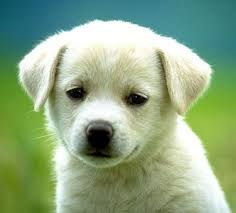
#> input picture images/1.jpeg, 236 x 213 px
$ python main.py images/1.jpeg images/2.jpeg
#> lines starting #> are read from the running program, lines starting #| are printed output that depends on the picture
"""Script that verifies if one image is a cropped part of the other one."""
import sys
import cv2
from pathlib import Path
from collections import namedtuple
import imghdr

VALID_FORMATS = ['png', 'jpg', 'jpeg', 'bmp']
BestMatch = namedtuple('BestMatch', ['accuracy', 'top_left', 'template_dimension'])

# accuracy, the limit of confidence that one image is really crop of the other one
THRESHOLD = 0.8


def sort_images(img1, img2):
    """Method that tries to define which one of the pictures is the main image and which one is the template.

    It checks if it is possible to fit one image inside the other. In this case it doesn't consider that one of the
    images might be scaled, and because of this they wouldn't fit inside each other.

    :param img1: <str> the path for the first image
    :param img2: <str> the path for the second image
    :return: (<numpy.ndarray>, <numpy.ndarray>) return a tuple where the first element is the image and the second is
    the template. Return a tuple of None in case it is not possible to fit one image inside the other.
    """
#> called with img1 = 'images/1.jpeg', img2 = 'images/2.jpeg'
    image1 = cv2.imread(img1)
#> image1 is the input picture: shape (213, 236, 3); mean B, G, R 132.5, 168, 142
    image2 = cv2.imread(img2)
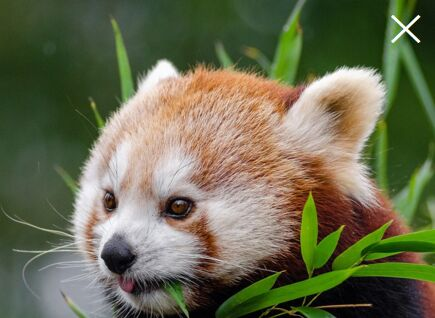
#> input picture images/2.jpeg, 435 x 318 px
#> image2 is the input picture: shape (318, 435, 3); mean B, G, R 80.7, 108.4, 106.7

    if image1.shape[0] <= image2.shape[0] and image1.shape[1] <= image2.shape[1]:
        return image2, image1
    elif image1.shape[0] > image2.shape[0] and image1.shape[1] > image2.shape[1]:
        return image1, image2

    return None, None


def subimage(img1, img2):
    """Method that tries to match the template inside the image.

    Currently it scales the image from 0.25% its size till 1.25% and returns the best match. Ideally it should use a
    bigger range to also match templates that are bigger or smaller than this interval.
    It should also consider that the template could be rotated or distorted (in perspective).
    Also to improve performance, it could generate a new image and template where only the edges are detected.

    :param img1: <str> the path for the first image
    :param img2: <str> the path for the second image
    :return: in case it is possible to find the template in the image, return the original image with the template
    highlighted. None otherwise.
    """
    method = cv2.TM_CCOEFF_NORMED  # statistical method used

    # define which one is the template and which one is the image
    image, template = sort_images(img1, img2)

    # in case it is not possible to fit one image inside the other
    if image is None and template is None:
        return None

    best_scale = BestMatch(0, 0.5, 0)

    image2 = cv2.resize(image, (0, 0), fx=0.5, fy=0.5)
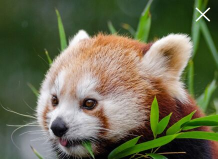
#> image2: shape (159, 218, 3); mean B, G, R 80.8, 108.5, 106.7

    h, w = image2.shape[:2]
#> h = 159; w = 218
    imageGray = cv2.cvtColor(image2, cv2.COLOR_BGR2GRAY)
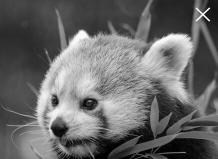
#> imageGray: shape (159, 218); min 0, max 253, mean 104.8

    # resize the template from 0.25% of its size then 1.25% its size
    for scale in range(25,130,5):

        template_scaled = cv2.resize(template, (0, 0), fx=scale/100, fy=scale/100)

        # convert to grayscale to search it faster
        templateGray = cv2.cvtColor(template_scaled, cv2.COLOR_BGR2GRAY)

        # if the template gets bigger than the image, break it
        if templateGray.shape[0] > h or templateGray.shape[1] > w:
            break

        # find template
        result = cv2.matchTemplate(imageGray, templateGray, method)

        # finds the min and max local value and their position
        min_val, max_val, min_loc, max_loc = cv2.minMaxLoc(result)

        # if it found a scale with a better accuracy, update the values found
        if max_val > best_scale.accuracy:
            best_scale = BestMatch(max_val, max_loc, templateGray.shape)  # get template dimension)
#> this loop made 11 passes
#> (min_val, max_val, min_loc, best_scale) on passes 1, 4: (-0.298, 0.341, (134, 91), (0.341, (45, 47), (53, 59))), (-0.226, 0.342, (67, 45), (0.342, (42, 41), (85, 94)))
#> (min_val, max_val, min_loc, max_loc) on passes 2, 3, 5, 6, 7, 8: (-0.279, 0.31, (127, 89), (30, 75)), (-0.243, 0.334, (74, 54), (43, 43)), (-0.187, 0.34, (74, 35), (41, 34)), (-0.147, 0.323, (70, 34), (39, 28)), (-0.0613, 0.314, (64, 34), (36, 24)), (-0.00326, 0.303, (46, 0), (31, 20))
#> pass 1, in subimage, `template_scaled = cv2.resize(template, (0, 0), fx=scale/100, fy=scale/..`:
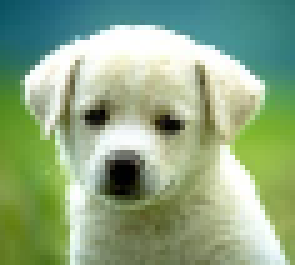
#> template_scaled: shape (53, 59, 3) (shown 5 times larger); mean B, G, R 132.8, 168.3, 142.2
#> pass 1, in subimage, `templateGray = cv2.cvtColor(template_scaled, cv2.COLOR_BGR2GRAY)`:
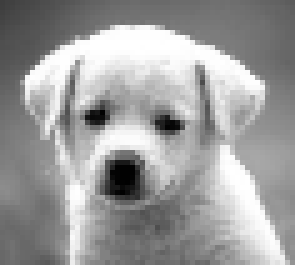
#> templateGray: shape (53, 59) (shown 5 times larger); min 1, max 255, mean 156.4
#> pass 1, in subimage, `result = cv2.matchTemplate(imageGray, templateGray, method)`:
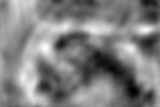
#> result: shape (107, 160) float32; min -0.298, max 0.341, mean 0.0244; drawn with min black and max white
#> pass 2, in subimage, `template_scaled = cv2.resize(template, (0, 0), fx=scale/100, fy=scale/..`:
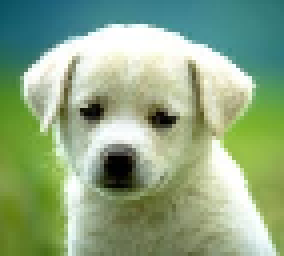
#> template_scaled: shape (64, 71, 3) (shown 4 times larger); mean B, G, R 132.2, 167.8, 141.8

    # if the accuracy is below the threshold, it means that it was not possible to find a good match
    if best_scale.accuracy < THRESHOLD:
        return None

    top_left = best_scale.top_left   # top left position of the image that matches
    h, w = best_scale.template_dimension
    bottom_right = (top_left[0] + w, top_left[1] + h)  # calculate bottom right position
    cv2.rectangle(image2, top_left, bottom_right, (0, 0, 255), 4)  # draw a red rectangle around the image

    return image2

if __name__ == "__main__":

    if len(sys.argv) != 3 or not Path(sys.argv[1]).is_file() or not Path(sys.argv[2]).is_file():
        print('Please, insert the correct number of arguments: image1 and image2.')
        sys.exit()
    elif imghdr.what(sys.argv[1]) not in VALID_FORMATS or imghdr.what(sys.argv[2]) not in VALID_FORMATS:
        print('Both parameters must be an image.')
        sys.exit()

    image = subimage(sys.argv[1], sys.argv[2])

    # Show result
    if image is not None:
        cv2.imshow("Result", image)
        cv2.waitKey(10000)
